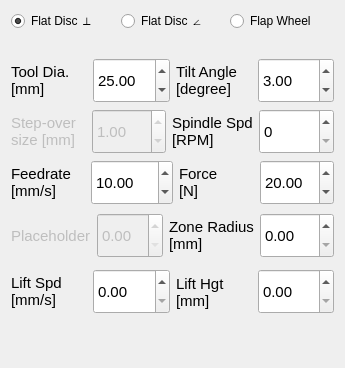
           <widget class="QWidget" name="tab_spindle_tool">
            <attribute name="title">
             <string>Spindle Tool</string>
            </attribute>
            <layout class="QVBoxLayout" name="verticalLayout_32">
             <item>
              <layout class="QHBoxLayout" name="horizontalLayout_64">
               <item>
                <widget class="QRadioButton" name="radioButton_nkns_spindle_flat_disc_perp">
                 <property name="font">
                  <font>
                   <weight>50</weight>
                   <bold>false</bold>
                  </font>
                 </property>
                 <property name="text">
                  <string>Flat Disc ⊥</string>
                 </property>
                 <property name="checked">
                  <bool>true</bool>
                 </property>
                </widget>
               </item>
               <item>
                <widget class="QRadioButton" name="radioButton_nkns_spindle_flat_disc_tilt">
                 <property name="text">
                  <string>Flat Disc ∠</string>
                 </property>
                 <property name="checked">
                  <bool>false</bool>
                 </property>
                </widget>
               </item>
               <item>
                <widget class="QRadioButton" name="radioButton_nkns_spindle_flap_wheel">
                 <property name="text">
                  <string>Flap Wheel</string>
                 </property>
                </widget>
               </item>
              </layout>
             </item>
             <item>
              <layout class="QHBoxLayout" name="horizontalLayout_66">
               <item>
                <widget class="QLabel" name="label_65">
                 <property name="text">
                  <string/>
                 </property>
                 <property name="pixmap">
                  <pixmap resource="../resources/images.qrc">:/images/Polish_Flat_Disc_Perp_100x100.jpg</pixmap>
                 </property>
                 <property name="scaledContents">
                  <bool>false</bool>
                 </property>
                </widget>
               </item>
               <item>
                <widget class="QLabel" name="label_99">
                 <property name="text">
                  <string/>
                 </property>
                 <property name="pixmap">
                  <pixmap resource="../resources/images.qrc">:/images/Polish_Flat_Disc_Tilt_100x100.jpg</pixmap>
                 </property>
                 <property name="scaledContents">
                  <bool>false</bool>
                 </property>
                </widget>
               </item>
               <item>
                <widget class="QLabel" name="label_98">
                 <property name="text">
                  <string/>
                 </property>
                 <property name="pixmap">
                  <pixmap resource="../resources/images.qrc">:/images/Polish_Flap_Wheel_100x100.jpg</pixmap>
                 </property>
                 <property name="scaledContents">
                  <bool>false</bool>
                 </property>
                </widget>
               </item>
              </layout>
             </item>
             <item>
              <layout class="QHBoxLayout" name="horizontalLayout_62">
               <item>
                <widget class="QLabel" name="label_62">
                 <property name="minimumSize">
                  <size>
                   <width>0</width>
                   <height>45</height>
                  </size>
                 </property>
                 <property name="font">
                  <font>
                   <pointsize>11</pointsize>
                  </font>
                 </property>
                 <property name="text">
                  <string>Tool Dia.
[mm]</string>
                 </property>
                </widget>
               </item>
               <item>
                <widget class="QDoubleSpinBox" name="doubleSpinBox_nkns_spindle_tool_dia">
                 <property name="minimumSize">
                  <size>
                   <width>0</width>
                   <height>45</height>
                  </size>
                 </property>
                 <property name="font">
                  <font>
                   <pointsize>11</pointsize>
                  </font>
                 </property>
                 <property name="styleSheet">
                  <string notr="true"/>
                 </property>
                 <property name="locale">
                  <locale language="English" country="UnitedStates"/>
                 </property>
                 <property name="inputMethodHints">
                  <set>Qt::ImhFormattedNumbersOnly</set>
                 </property>
                 <property name="maximum">
                  <double>500.000000000000000</double>
                 </property>
                 <property name="value">
                  <double>25.000000000000000</double>
                 </property>
                </widget>
               </item>
               <item>
                <widget class="QLabel" name="label_101">
                 <property name="minimumSize">
                  <size>
                   <width>0</width>
                   <height>45</height>
                  </size>
                 </property>
                 <property name="font">
                  <font>
                   <pointsize>11</pointsize>
                  </font>
                 </property>
                 <property name="text">
                  <string>Tilt Angle
[degree]</string>
                 </property>
                </widget>
               </item>
               <item>
                <widget class="QDoubleSpinBox" name="doubleSpinBox_nkns_spindle_tilt_angle">
                 <property name="minimumSize">
                  <size>
                   <width>0</width>
                   <height>45</height>
                  </size>
                 </property>
                 <property name="font">
                  <font>
                   <pointsize>11</pointsize>
                  </font>
                 </property>
                 <property name="styleSheet">
                  <string notr="true"/>
                 </property>
                 <property name="locale">
                  <locale language="English" country="UnitedStates"/>
                 </property>
                 <property name="inputMethodHints">
                  <set>Qt::ImhFormattedNumbersOnly</set>
                 </property>
                 <property name="minimum">
                  <double>-90.000000000000000</double>
                 </property>
                 <property name="maximum">
                  <double>90.000000000000000</double>
                 </property>
                 <property name="value">
                  <double>3.000000000000000</double>
                 </property>
                </widget>
               </item>
              </layout>
             </item>
             <item>
              <layout class="QHBoxLayout" name="horizontalLayout_67">
               <item>
                <widget class="QLabel" name="label_104">
                 <property name="enabled">
                  <bool>false</bool>
                 </property>
                 <property name="minimumSize">
                  <size>
                   <width>0</width>
                   <height>45</height>
                  </size>
                 </property>
                 <property name="font">
                  <font>
                   <pointsize>11</pointsize>
                  </font>
                 </property>
                 <property name="text">
                  <string>Step-over
size [mm]</string>
                 </property>
                </widget>
               </item>
               <item>
                <widget class="QDoubleSpinBox" name="doubleSpinBox_nkns_spindle_step_size">
                 <property name="enabled">
                  <bool>false</bool>
                 </property>
                 <property name="minimumSize">
                  <size>
                   <width>0</width>
                   <height>45</height>
                  </size>
                 </property>
                 <property name="font">
                  <font>
                   <pointsize>11</pointsize>
                  </font>
                 </property>
                 <property name="styleSheet">
                  <string notr="true"/>
                 </property>
                 <property name="locale">
                  <locale language="English" country="UnitedStates"/>
                 </property>
                 <property name="inputMethodHints">
                  <set>Qt::ImhFormattedNumbersOnly</set>
                 </property>
                 <property name="maximum">
                  <double>100.000000000000000</double>
                 </property>
                 <property name="value">
                  <double>1.000000000000000</double>
                 </property>
                </widget>
               </item>
               <item>
                <widget class="QLabel" name="label_103">
                 <property name="minimumSize">
                  <size>
                   <width>0</width>
                   <height>45</height>
                  </size>
                 </property>
                 <property name="font">
                  <font>
                   <pointsize>11</pointsize>
                  </font>
                 </property>
                 <property name="text">
                  <string>Spindle Spd
[RPM]</string>
                 </property>
                </widget>
               </item>
               <item>
                <widget class="QDoubleSpinBox" name="doubleSpinBox_nkns_spindle_spindle_speed">
                 <property name="minimumSize">
                  <size>
                   <width>0</width>
                   <height>45</height>
                  </size>
                 </property>
                 <property name="font">
                  <font>
                   <pointsize>11</pointsize>
                  </font>
                 </property>
                 <property name="styleSheet">
                  <string notr="true"/>
                 </property>
                 <property name="locale">
                  <locale language="English" country="UnitedStates"/>
                 </property>
                 <property name="inputMethodHints">
                  <set>Qt::ImhFormattedNumbersOnly</set>
                 </property>
                 <property name="decimals">
                  <number>0</number>
                 </property>
                 <property name="minimum">
                  <double>0.000000000000000</double>
                 </property>
                 <property name="maximum">
                  <double>20000.000000000000000</double>
                 </property>
                 <property name="singleStep">
                  <double>100.000000000000000</double>
                 </property>
                </widget>
               </item>
              </layout>
             </item>
             <item>
              <layout class="QHBoxLayout" name="horizontalLayout_71">
               <item>
                <widget class="QLabel" name="label_64">
                 <property name="minimumSize">
                  <size>
                   <width>0</width>
                   <height>45</height>
                  </size>
                 </property>
                 <property name="font">
                  <font>
                   <pointsize>11</pointsize>
                  </font>
                 </property>
                 <property name="text">
                  <string>Feedrate
[mm/s]</string>
                 </property>
                </widget>
               </item>
               <item>
                <widget class="QDoubleSpinBox" name="doubleSpinBox_nkns_spindle_feedrate">
                 <property name="minimumSize">
                  <size>
                   <width>0</width>
                   <height>45</height>
                  </size>
                 </property>
                 <property name="font">
                  <font>
                   <pointsize>11</pointsize>
                  </font>
                 </property>
                 <property name="styleSheet">
                  <string notr="true"/>
                 </property>
                 <property name="locale">
                  <locale language="English" country="UnitedStates"/>
                 </property>
                 <property name="inputMethodHints">
                  <set>Qt::ImhFormattedNumbersOnly</set>
                 </property>
                 <property name="minimum">
                  <double>1.000000000000000</double>
                 </property>
                 <property name="maximum">
                  <double>1000.000000000000000</double>
                 </property>
                 <property name="value">
                  <double>10.000000000000000</double>
                 </property>
                </widget>
               </item>
               <item>
                <widget class="QLabel" name="label_102">
                 <property name="minimumSize">
                  <size>
                   <width>0</width>
                   <height>45</height>
                  </size>
                 </property>
                 <property name="font">
                  <font>
                   <pointsize>11</pointsize>
                  </font>
                 </property>
                 <property name="text">
                  <string>Force
[N]</string>
                 </property>
                </widget>
               </item>
               <item>
                <widget class="QDoubleSpinBox" name="doubleSpinBox_nkns_spindle_force">
                 <property name="minimumSize">
                  <size>
                   <width>0</width>
                   <height>45</height>
                  </size>
                 </property>
                 <property name="font">
                  <font>
                   <pointsize>11</pointsize>
                  </font>
                 </property>
                 <property name="styleSheet">
                  <string notr="true"/>
                 </property>
                 <property name="locale">
                  <locale language="English" country="UnitedStates"/>
                 </property>
                 <property name="inputMethodHints">
                  <set>Qt::ImhFormattedNumbersOnly</set>
                 </property>
                 <property name="maximum">
                  <double>999.000000000000000</double>
                 </property>
                 <property name="value">
                  <double>20.000000000000000</double>
                 </property>
                </widget>
               </item>
              </layout>
             </item>
             <item>
              <layout class="QHBoxLayout" name="horizontalLayout_87">
               <item>
                <widget class="QLabel" name="label_112">
                 <property name="enabled">
                  <bool>false</bool>
                 </property>
                 <property name="sizePolicy">
                  <sizepolicy hsizetype="Preferred" vsizetype="Fixed">
                   <horstretch>0</horstretch>
                   <verstretch>0</verstretch>
                  </sizepolicy>
                 </property>
                 <property name="minimumSize">
                  <size>
                   <width>0</width>
                   <height>50</height>
                  </size>
                 </property>
                 <property name="font">
                  <font>
                   <pointsize>11</pointsize>
                  </font>
                 </property>
                 <property name="text">
                  <string>Placeholder</string>
                 </property>
                </widget>
               </item>
               <item>
                <widget class="QDoubleSpinBox" name="doubleSpinBox_jumpheight_3">
                 <property name="enabled">
                  <bool>false</bool>
                 </property>
                 <property name="minimumSize">
                  <size>
                   <width>0</width>
                   <height>45</height>
                  </size>
                 </property>
                 <property name="font">
                  <font>
                   <pointsize>11</pointsize>
                  </font>
                 </property>
                 <property name="styleSheet">
                  <string notr="true"/>
                 </property>
                 <property name="locale">
                  <locale language="English" country="UnitedStates"/>
                 </property>
                </widget>
               </item>
               <item>
                <widget class="QLabel" name="label_111">
                 <property name="sizePolicy">
                  <sizepolicy hsizetype="Preferred" vsizetype="Fixed">
                   <horstretch>0</horstretch>
                   <verstretch>0</verstretch>
                  </sizepolicy>
                 </property>
                 <property name="font">
                  <font>
                   <pointsize>11</pointsize>
                  </font>
                 </property>
                 <property name="text">
                  <string>Zone Radius
[mm]</string>
                 </property>
                </widget>
               </item>
               <item>
                <widget class="QDoubleSpinBox" name="doubleSpinBox_nkns_spindle_zone_radius">
                 <property name="minimumSize">
                  <size>
                   <width>0</width>
                   <height>45</height>
                  </size>
                 </property>
                 <property name="font">
                  <font>
                   <pointsize>11</pointsize>
                  </font>
                 </property>
                 <property name="styleSheet">
                  <string notr="true"/>
                 </property>
                 <property name="locale">
                  <locale language="English" country="UnitedStates"/>
                 </property>
                 <property name="decimals">
                  <number>2</number>
                 </property>
                 <property name="maximum">
                  <double>200.000000000000000</double>
                 </property>
                </widget>
               </item>
              </layout>
             </item>
             <item>
              <layout class="QHBoxLayout" name="horizontalLayout_69">
               <item>
                <widget class="QLabel" name="label_58">
                 <property name="sizePolicy">
                  <sizepolicy hsizetype="Preferred" vsizetype="Fixed">
                   <horstretch>0</horstretch>
                   <verstretch>0</verstretch>
                  </sizepolicy>
                 </property>
                 <property name="font">
                  <font>
                   <pointsize>11</pointsize>
                  </font>
                 </property>
                 <property name="text">
                  <string>Lift Spd
[mm/s]</string>
                 </property>
                </widget>
               </item>
               <item>
                <widget class="QDoubleSpinBox" name="doubleSpinBox_nkns_spindle_lift_speed">
                 <property name="minimumSize">
                  <size>
                   <width>0</width>
                   <height>45</height>
                  </size>
                 </property>
                 <property name="font">
                  <font>
                   <pointsize>11</pointsize>
                  </font>
                 </property>
                 <property name="styleSheet">
                  <string notr="true"/>
                 </property>
                 <property name="locale">
                  <locale language="English" country="UnitedStates"/>
                 </property>
                </widget>
               </item>
               <item>
                <widget class="QLabel" name="label_100">
                 <property name="sizePolicy">
                  <sizepolicy hsizetype="Preferred" vsizetype="Fixed">
                   <horstretch>0</horstretch>
                   <verstretch>0</verstretch>
                  </sizepolicy>
                 </property>
                 <property name="minimumSize">
                  <size>
                   <width>0</width>
                   <height>50</height>
                  </size>
                 </property>
                 <property name="font">
                  <font>
                   <pointsize>11</pointsize>
                  </font>
                 </property>
                 <property name="text">
                  <string>Lift Hgt
[mm]</string>
                 </property>
                </widget>
               </item>
               <item>
                <widget class="QDoubleSpinBox" name="doubleSpinBox_nkns_spindle_lift_height">
                 <property name="minimumSize">
                  <size>
                   <width>0</width>
                   <height>45</height>
                  </size>
                 </property>
                 <property name="font">
                  <font>
                   <pointsize>11</pointsize>
                  </font>
                 </property>
                 <property name="styleSheet">
                  <string notr="true"/>
                 </property>
                 <property name="locale">
                  <locale language="English" country="UnitedStates"/>
                 </property>
                </widget>
               </item>
              </layout>
             </item>
             <item>
              <spacer name="verticalSpacer_19">
               <property name="orientation">
                <enum>Qt::Vertical</enum>
               </property>
               <property name="sizeHint" stdset="0">
                <size>
                 <width>20</width>
                 <height>40</height>
                </size>
               </property>
              </spacer>
             </item>
            </layout>
           </widget>
